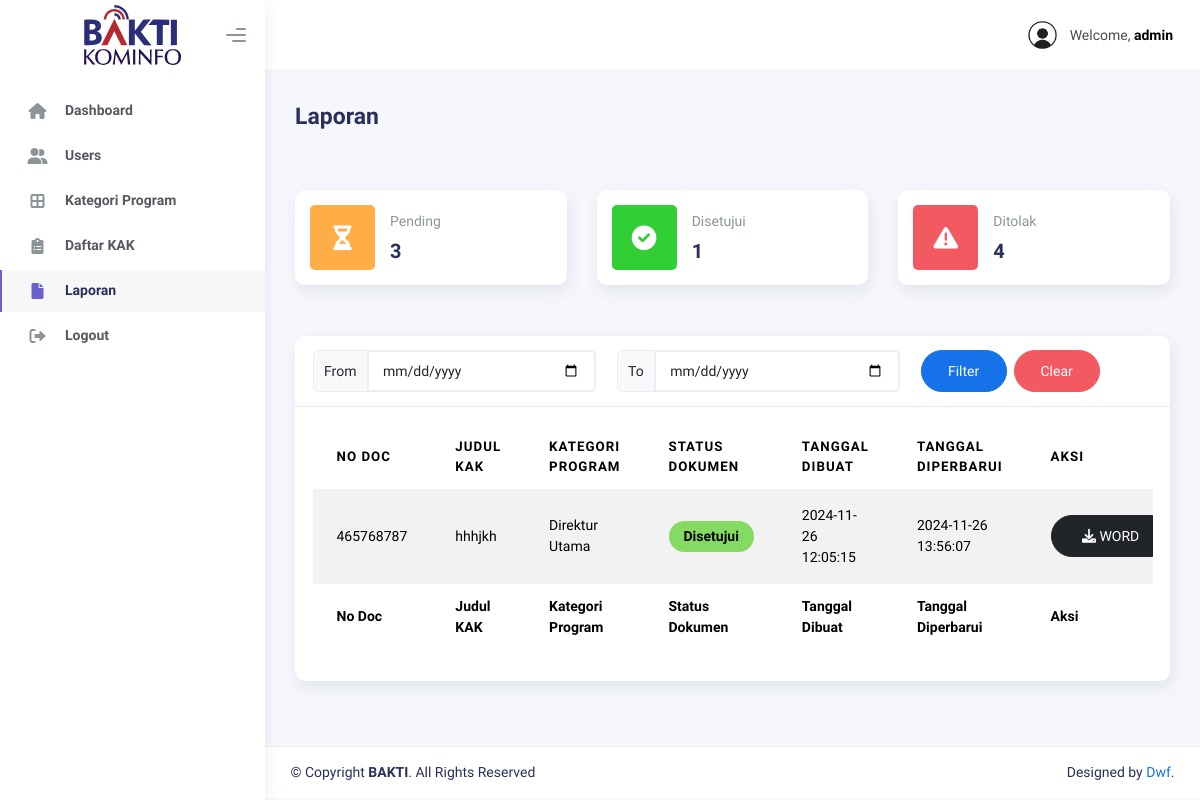
The page /views/admin/laporan.php (signed in) on the database its author committed.
### tables this page shows
CREATE TABLE `kak` (
  `kak_id` int(11) NOT NULL,
  `user_id` int(11) NOT NULL,
  `kategori_id` int(11) NOT NULL,
  `no_doc_mak` varchar(100) NOT NULL,
  `judul` varchar(255) NOT NULL,
  `status` enum('pending','disetujui','ditolak','draft') NOT NULL,
  `latar_belakang` text NOT NULL,
  `dasar_hukum` text NOT NULL,
  `gambaran_umum` text NOT NULL,
  `tujuan` text NOT NULL,
  `target_sasaran` text NOT NULL,
  `unit_kerja` text NOT NULL,
  `ruang_lingkup` text NOT NULL,
  `produk_jasa_dihasilkan` text NOT NULL,
  `waktu_pelaksanaan` text NOT NULL,
  `tenaga_ahli_terampil` text NOT NULL,
  `peralatan` text NOT NULL,
  `metode_kerja` text NOT NULL,
  `manajemen_resiko` text NOT NULL,
  `laporan_pengajuan_pekerjaan` text NOT NULL,
  `sumber_dana_prakiraan_biaya` text NOT NULL,
  `penutup` text NOT NULL,
  `lampiran` varchar(150) NOT NULL,
  `created_at` datetime NOT NULL,
  `updated_at` datetime NOT NULL
);

CREATE TABLE `kategori_program` (
  `kategori_id` int(11) NOT NULL,
  `nama_divisi` char(100) NOT NULL,
  `status` enum('plt','definitif') NOT NULL
);

### controllers/UserController.php (called while the page is built, shortened)
<?php
require __DIR__ . '/../database/config.php';
$username = isset($_SESSION['username']) ? htmlspecialchars($_SESSION['username']) : 'Guest';
$user_id = $_SESSION['user_id'];
$user_role = $_SESSION['role'];
if ($user_role == 'user') {
    $sql_pending = "
        SELECT COUNT(*) AS total_pending
        FROM kak
        WHERE kak.status = 'pending' AND kak.user_id = '$user_id'
    ";
    $sql_draft = "
        SELECT COUNT(*) AS total_draft
        FROM kak
        WHERE kak.status = 'draft' AND kak.user_id = '$user_id'
    ";
    $sql_disetujui = "
        SELECT COUNT(*) AS total_disetujui
        FROM kak
        WHERE kak.status = 'disetujui' AND kak.user_id = '$user_id'
    ";
    $sql_ditolak = "
        SELECT COUNT(*) AS total_ditolak
        FROM kak
        WHERE kak.status = 'ditolak' AND kak.user_id = '$user_id'
    ";
    $sql_kak = "
        SELECT COUNT(*) AS total_kak
        FROM kak
        WHERE kak.user_id = '$user_id'
    ";
} else {
    $sql_pending = "
        SELECT COUNT(*) AS total_pending
        FROM kak
        WHERE kak.status = 'pending'
    ";
    $sql_disetujui = "
        SELECT COUNT(*) AS total_disetujui
        FROM kak
        WHERE kak.status = 'disetujui'
    ";
    $sql_ditolak = "
        SELECT COUNT(*) AS total_ditolak
        FROM kak
        WHERE kak.status = 'ditolak'
    ";
}
$result_pending = $koneksi->query($sql_pending);
$result_disetujui = $koneksi->query($sql_disetujui);
$result_ditolak = $koneksi->query($sql_ditolak);
$total_pending = $result_pending->fetch_assoc()['total_pending'] ?? 0;
$total_disetujui = $result_disetujui->fetch_assoc()['total_disetujui'] ?? 0;
$total_ditolak = $result_ditolak->fetch_assoc()['total_ditolak'] ?? 0;

### controllers/DaftarController.php (called while the page is built, shortened)
<?php
require __DIR__ . '/../database/config.php';
$fromDate = isset($_GET['fromDate']) && !empty($_GET['fromDate']) ? $_GET['fromDate'] : null;
$toDate = isset($_GET['toDate']) && !empty($_GET['toDate']) ? $_GET['toDate'] : null;
$query = "
SELECT
    kak.kak_id,
    kak.no_doc_mak,
    kak.judul,
    kategori_program.nama_divisi AS kategori_program,
    kak.status,
    kak.created_at AS tanggal_dibuat,
    kak.updated_at AS tanggal_diperbarui
FROM
    kak
LEFT JOIN
    kategori_program
ON
    kak.kategori_id = kategori_program.kategori_id
WHERE
    kak.status IN ('pending', 'disetujui', 'ditolak')
";
if ($fromDate && $toDate) {
    $query .= " AND DATE(kak.created_at) BETWEEN ? AND ?";
    $stmt = $koneksi->prepare($query);
    $stmt->bind_param("ss", $fromDate, $toDate);
} else {
    $stmt = $koneksi->prepare($query);
}
$stmt->execute();
$result = $stmt->get_result();
$data = mysqli_fetch_all($result, MYSQLI_ASSOC);
return $data;

### views/admin/laporan.php (the view, shortened to what this page needs)
<?php
require '../../database/config.php';
require '../../controllers/UserController.php';
require '../../controllers/DaftarController.php';
?>
<!DOCTYPE html>
<html lang="en">
<head>
  <link rel="stylesheet" href="../../assets/css/style.css">
  <link rel="stylesheet" href="https://cdn.jsdelivr.net/npm/sweetalert2@11/dist/sweetalert2.min.css">
  <link rel="stylesheet" href="https://cdnjs.cloudflare.com/ajax/libs/font-awesome/6.0.0/css/all.min.css">
  <link rel="stylesheet" href="../../assets/css/bootstrap.min.css" />
  <link rel="stylesheet" href="../../assets/css/plugins.min.css" />
  <link rel="stylesheet" href="../../assets/css/kaiadmin.min.css" />
  <link rel="stylesheet" href="../../assets/css/demo.css" />
</head>
<body>
  <div class="wrapper">
    <div class="sidebar" data-background-color="light">
      <div class="sidebar-logo">
        <div class="logo-header" style="justify-content: center">
          <a href="index.html" class="logo">
            <img
              src="../../assets/img/kaiadmin/logo_bakti_light.svg"
              alt="navbar brand"
              class="navbar-brand"
              height="60" />
          </a>
          <div class="nav-toggle">
            <button class="btn btn-toggle toggle-sidebar">
              <i class="gg-menu-right"></i>
            </button>
          </div>
        </div>
      </div>
      <div class="sidebar-wrapper scrollbar scrollbar-inner">
        <div class="sidebar-content">
          <ul class="nav nav-secondary">
            <li class="nav-item">
              <a
                href="index.php">
                <i class="fas fa-home"></i>
                <p>Dashboard</p>
              </a>
            </li>
            <li class="nav-item">
              <a href="users.php">
                <i class="fas fa-user-group"></i>
                <p>Users</p>
              </a>
            </li>
            <li class="nav-item">
              <a href="kategori.php">
                <i class="fas fa-border-all"></i>
                <p>Kategori Program</p>
              </a>
            </li>
            <li class="nav-item">
              <a href="daftar.php">
                <i class="fa-sharp fa-solid fa-clipboard-list"></i>
                <p>Daftar KAK</p>
              </a>
            </li>
            <li class="nav-item active">
              <a href="laporan.php">
                <i class="fas fa-file"></i>
                <p>Laporan</p>
              </a>
            </li>
            <li class="nav-item">
              <a href="#" onclick="logoutConfirm(event)">
                <i class="fas fa-right-from-bracket"></i>
                <p>Logout</p>
              </a>
            </li>
          </ul>
        </div>
      </div>
    </div>
    <div class="main-panel">
      <div class="main-header">
        <nav
          class="navbar navbar-header navbar-header-transparent navbar-expand-lg border-bottom">
          <div class="container-fluid">
            <ul class="navbar-nav topbar-nav ms-md-auto align-items-center">
              <li class="nav-item topbar-user dropdown hidden-caret">
                <a
                  class="dropdown-toggle profile-pic"
                  data-bs-toggle="dropdown"
                  href="#"
                  aria-expanded="false">
                  <div class="avatar-sm">
                    <img
                      src="../../assets/img/user.png"
                      alt="..."
                      class="avatar-img rounded-circle" />
                  </div>
                  <span class="profile-username">
                    <span class="op-7">Welcome,</span>
                    <span class="fw-bold"><?= $username ?></span>
                  </span>
                </a>
              </li>
            </ul>
          </div>
        </nav>
      </div>
      <div class="container">
        <div class="page-inner">
          <div class="d-flex align-items-left align-items-md-center flex-column flex-md-row pt-2 pb-4">
            <div>
              <h3 class="fw-bold mb-3">Laporan</h3>
            </div>
          </div>
          <div class="row mt-4">
            <div class="col-sm-4 col-md-4">
              <div class="card card-stats card-round">
                <div class="card-body">
                  <div class="row align-items-center">
                    <div class="col-icon">
                      <div class="icon-big text-center icon-warning bubble-shadow-small">
                        <i class="fas fa-hourglass-half"></i>
                      </div>
                    </div>
                    <div class="col col-stats ms-3 ms-sm-0">
                      <div class="numbers">
                        <p class="card-category">Pending</p>
                        <h4 class="card-title"><?php echo $total_pending; ?></h4>
                      </div>
                    </div>
                  </div>
                </div>
              </div>
            </div>
            <div class="col-sm-4 col-md-4">
              <div class="card card-stats card-round">
                <div class="card-body">
                  <div class="row align-items-center">
                    <div class="col-icon">
                      <div class="icon-big text-center icon-success bubble-shadow-small">
                        <i class="fas fa-check-circle"></i>
                      </div>
                    </div>
                    <div class="col col-stats ms-3 ms-sm-0">
                      <div class="numbers">
                        <p class="card-category">Disetujui</p>
                        <h4 class="card-title"><?php echo $total_disetujui; ?></h4>
                      </div>
                    </div>
                  </div>
                </div>
              </div>
            </div>
            <div class="col-sm-4 col-md-4">
              <div class="card card-stats card-round">
                <div class="card-body">
                  <div class="row align-items-center">
                    <div class="col-icon">
                      <div class="icon-big text-center icon-danger bubble-shadow-small">
                        <i class="fas fa-exclamation-triangle"></i>
                      </div>
                    </div>
                    <div class="col col-stats ms-3 ms-sm-0">
                      <div class="numbers">
                        <p class="card-category">Ditolak</p>
                        <h4 class="card-title"><?php echo $total_ditolak; ?></h4>
                      </div>
                    </div>
                  </div>
                </div>
              </div>
            </div>
          </div>
          <div class="col-md-12 mt-4">
            <div class="card">
              <div class="card-header">
                <div class="d-flex align-items-center">
                  <form method="GET" action="laporan.php">
                    <div class="d-flex">
                      <div class="input-group me-4">
                        <span class="input-group-text">From</span>
                        <input type="date" class="form-control" name="fromDate" value="<?php echo htmlspecialchars($fromDate); ?>" />
                      </div>
                      <div class="input-group me-4">
                        <span class="input-group-text">To</span>
                        <input type="date" class="form-control" name="toDate" value="<?php echo htmlspecialchars($toDate); ?>" />
                      </div>
                      <button type="submit" class="btn btn-primary btn-round me-2" style="width: 167px;">Filter</button>
                      <a href="laporan.php" class="btn btn-danger btn-round me-2" style="width: 167px;">Clear</a>
                    </div>
                  </form>
                </div>
              </div>
              <div class="card-body">
                <?php
                $query = "
SELECT
    kak.kak_id,
    kak.no_doc_mak,
    kak.judul,
    kategori_program.nama_divisi AS kategori_program,
    kak.status,
    kak.created_at AS tanggal_dibuat,
    kak.updated_at AS tanggal_diperbarui
FROM
    kak
LEFT JOIN
    kategori_program
ON
    kak.kategori_id = kategori_program.kategori_id
WHERE
    kak.status = 'disetujui'
";
                $result = mysqli_query($koneksi, $query);
                ?>
                <div class="table-responsive">
                  <table id="add-row" class="display table table-striped table-hover">
                    <thead>
                      <tr>
                        <th>No Doc</th>
                        <th>Judul KAK</th>
                        <th>Kategori Program</th>
                        <th>Status Dokumen</th>
                        <th>Tanggal Dibuat</th>
                        <th>Tanggal Diperbarui</th>
                        <th style="width: 10%">Aksi</th>
                      </tr>
                    </thead>
                    <tfoot>
                      <tr>
                        <th>No Doc</th>
                        <th>Judul KAK</th>
                        <th>Kategori Program</th>
                        <th>Status Dokumen</th>
                        <th>Tanggal Dibuat</th>
                        <th>Tanggal Diperbarui</th>
                        <th>Aksi</th>
                      </tr>
                    </tfoot>
                    <tbody>
                      <?php if (mysqli_num_rows($result) > 0): ?>
                        <?php while ($row = mysqli_fetch_assoc($result)): ?>
                          <tr>
                            <td><?= htmlspecialchars($row['no_doc_mak']); ?></td>
                            <td><?= htmlspecialchars($row['judul']); ?></td>
                            <td><?= htmlspecialchars($row['kategori_program']); ?></td>
                            <td>
                              <span class="status status-disetujui">
                                <?= ucfirst($row['status']); ?>
                              </span>
                            </td>
                            <td><?= htmlspecialchars($row['tanggal_dibuat']); ?></td>
                            <td><?= htmlspecialchars($row['tanggal_diperbarui']); ?></td>
                            <td>
                              <div class="form-button-action button-group d-inline-flex">
                                <a href="../../controllers/generate_kak.php?kak_id=<?= htmlspecialchars($row['kak_id']); ?>"
                                  class="btn btn-dark btn-round me-2" style="width: 120px;">
                                  <i class="fas fa-download"></i> WORD
                                </a>
                              </div>
                            </td>
                          </tr>
                        <?php endwhile; ?>
                      <?php else: ?>
                        <tr>
                          <td colspan="7" class="text-center">Data Tidak Ada</td>
                        </tr>
                      <?php endif; ?>
                    </tbody>
                  </table>
                </div>
              </div>
            </div>
          </div>
        </div>
      </div>
      <footer class="footer">
        <div class="container-fluid d-flex justify-content-between">
          <div class="copyright">
            © Copyright <strong>BAKTI</strong>. All Rights Reserved
          </div>
          <div>
            Designed by
            <a target="_blank" href="">Dwf</a>.
          </div>
        </div>
      </footer>
    </div>
  </div>
</body>
</html>
</body>
</html>

### assets/css/style.css (style rules this page uses)
* { padding: 0px; margin: 0px; border: 0px; }
*, *:before, *:after { box-sizing: border-box; }
html,body { height: 700px; min-width: 320px; font-size: 16px; }
body { line-height: 1; font-family: "Space Grotesk", sans-serif; text-rendering: optimizeLegibility; -ms-text-size-adjust: 100%; -moz-text-size-adjust: 100%; -webkit-text-size-adjust: 100%; -webkit-font-smoothing: antialiased; -moz-osx-font-smoothing: grayscale; }
input, button, textarea { font-size: inherit; line-height: inherit; }
button { cursor: pointer; color: inherit; background-color: transparent; }
a { color: inherit; text-decoration: none; }
ul li { list-style: none; }
img { vertical-align: top; }
h1, h2, h3, h4, h5, h6 { font-weight: inherit; font-size: inherit; }
.status { display: inline-block; padding: 5px 15px; font-size: 14px; color: white; border-radius: 20px; text-align: center; width: auto; font-weight: bold; }
.status-disetujui { background-color: #84da62; color: black; }

### rows shown on the page
kak: no_doc_mak "465768787", judul "hhhjkh", kategori.nama_divisi "Direktur Utama", status "Disetujui", created_at "2024-11-26 12:05:15", updated_at "2024-11-26 13:56:07"

### other values the page prints
$username "admin"
$total_pending "3"
$total_disetujui "1"
$total_ditolak "4"
